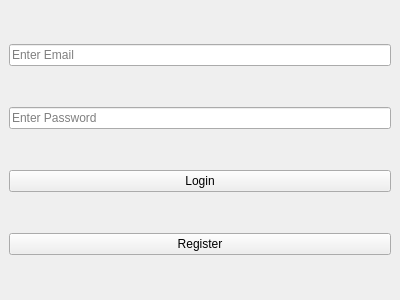
<?xml version="1.0" encoding="UTF-8"?>
<ui version="4.0">
 <class>LoginView</class>
 <widget class="QMainWindow" name="LoginView">
  <property name="geometry">
   <rect>
    <x>0</x>
    <y>0</y>
    <width>400</width>
    <height>300</height>
   </rect>
  </property>
  <property name="windowTitle">
   <string>Login</string>
  </property>
  <widget class="QWidget" name="centralwidget">
   <layout class="QVBoxLayout" name="verticalLayout">
    <item>
     <widget class="QLineEdit" name="email_field">
      <property name="placeholderText">
       <string>Enter Email</string>
      </property>
     </widget>
    </item>
    <item>
     <widget class="QLineEdit" name="password_field">
      <property name="placeholderText">
       <string>Enter Password</string>
      </property>
      <property name="echoMode">
       <enum>QLineEdit::Password</enum>
      </property>
     </widget>
    </item>
    <item>
     <widget class="QPushButton" name="login_button">
      <property name="text">
       <string>Login</string>
      </property>
     </widget>
    </item>
    <item>
     <widget class="QPushButton" name="register_button">
      <property name="text">
       <string>Register</string>
      </property>
     </widget>
    </item>
   </layout>
  </widget>
 </widget>
 <resources/>
 <connections/>
</ui>
